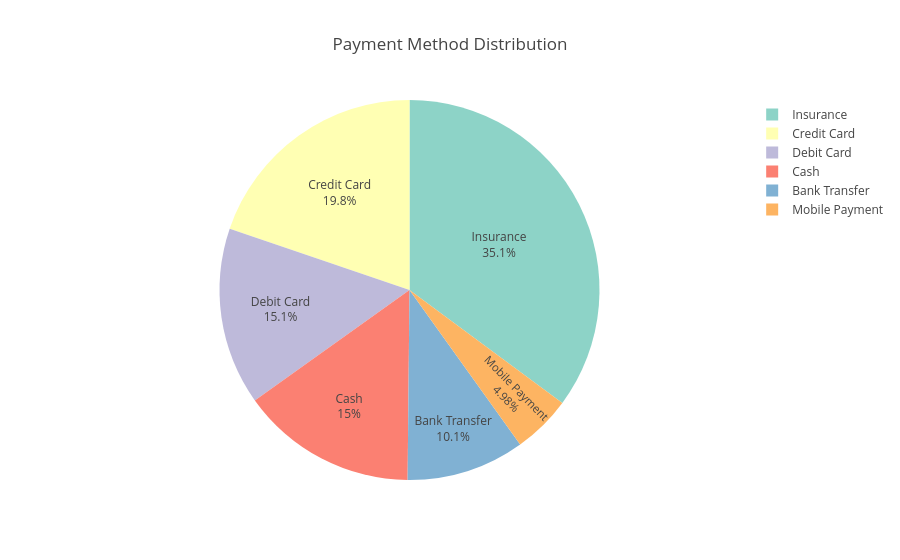

Here is the notebook cell this chart was saved with:
### Code cell
# ── Run a query and render the chart ─────────────────────────────────────────
state = run_pipeline('What is the breakdown of payment methods used?')

if state['success']:
    print('Insight:', state['insight'])
    fig = render_chart(state['chart_spec'], state['exec_rows'], state['exec_columns'])
    if fig:
        fig.show()
    display(pd.DataFrame(state['exec_rows']))
else:
    print('Fallback:', state['fallback_message'])

### Figure 1 — Plotly figure (JSON) as saved in the notebook; plotly's stock layout.template omitted (floating-point values rounded to 4 significant figures)
{"data": [{"domain": {"x": [0, 1], "y": [0, 1]}, "hovertemplate": "payment_method=%{label}<br>method_count=%{value}<extra></extra>", "labels": ["Bank Transfer", "Cash", "Credit Card", "Debit Card", "Insurance", "Mobile Payment"], "legendgroup": "", "name": "", "showlegend": true, "textinfo": "percent+label", "textposition": "inside", "type": "pie", "values": [4223, 6289, 8302, 6342, 14753, 2091]}], "layout": {"legend": {"tracegroupgap": 0}, "piecolorway": ["rgb(141,211,199)", "rgb(255,255,179)", "rgb(190,186,218)", "rgb(251,128,114)", "rgb(128,177,211)", "rgb(253,180,98)", "rgb(179,222,105)", "rgb(252,205,229)", "rgb(217,217,217)", "rgb(188,128,189)", "rgb(204,235,197)", "rgb(255,237,111)"], "title": {"text": "Payment Method Distribution"}}}
